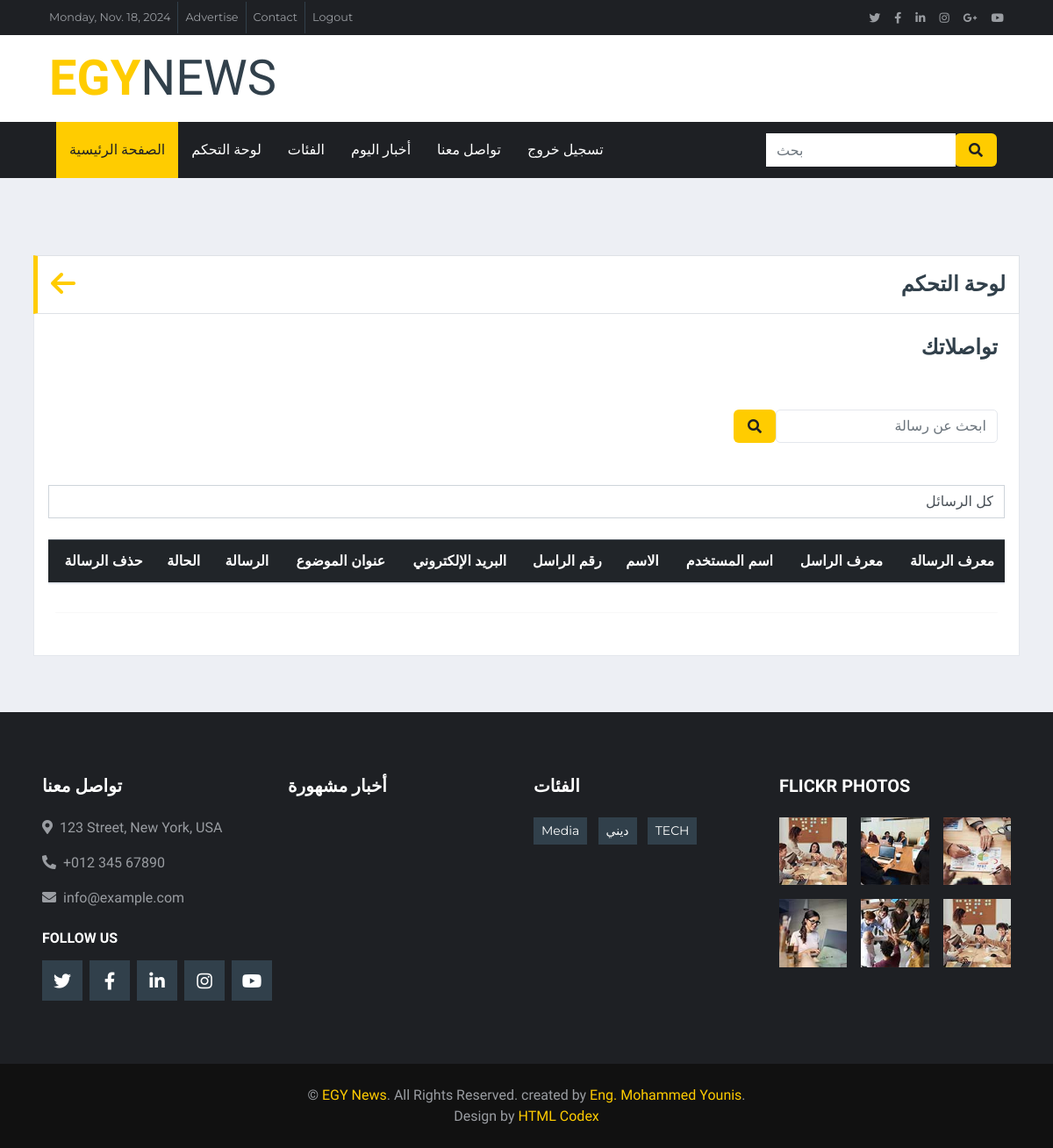
Screenshot of /messages/ (signed in) with the database file from the repository.
### PressApp/models.py (models this page shows, shortened)
class Category(models.Model):
    name = models.CharField(max_length=100, null=True, blank=True)
    photo = models.ImageField(upload_to='category/photos/', null=True, blank=True)

### PressApp/views.py (the view, shortened to what this page needs)
# urls.py: path('messages/', views.message, name='messages'),
def message(request):
    if request.user.is_authenticated and request.user.is_staff and not request.user.is_anonymous:
        now = timezone.now() + datetime.timedelta(hours=2)
        today = now.date()
        today_str = today.strftime("%A")
        categories = Category.objects.all()
        status = request.GET.get('status')
        if status == 'not_seen':
            contacts = Contact.objects.filter(is_viewd=False)
        elif status == 'seen':
            contacts = Contact.objects.filter(is_viewd=True)
        elif status == 'all' or not status:
            contacts = Contact.objects.all()
        context = {
            'status':status,
            'contacts': contacts,
            'today':today,
            'today_str':today_str,
            'categories':categories,
            }
        return render(request, 'message.html', context)

### templates/message.html (shortened to what this page needs)
{% extends 'base.html' %}
{% load static %}
{% block content %}
    <div class="container-fluid mt-5 pt-3">
        <div class="container text-right" dir="rtl">
            <div class="row">
                <div class="col-lg-12">
                    <div class="section-title mb-0 text-right" dir="rtl">
                        <h4 class="m-0 text-uppercase font-weight-bold" style="font-family: 'Kufam', sans-serif;">لوحة التحكم</h4><a href="{% url 'dashboard' %}"><i class="fa-solid fa-arrow-left" style="font-size:xx-large;"></i></a>
                    </div>
                    <div class="bg-white border border-top-0 p-4 mb-3">
                        <div class="mb-4">
                            <div class="mb-4 d-flex justify-content-between align-items-center">
                                <h4 class="text-uppercase font-weight-bold">تواصلاتك</h4>
                            </div>
                            <div>
                                <form action="{% url 'messages' %}" role="search" method="GET">
                                    <div class="input-group ml-auto" style="width: 100%; max-width: 300px;">
                                        <input type="text" class="form-control border" style="border-radius: 5px;" name="search-bar" type="search" placeholder="ابحث عن رسالة" aria-label="Search" id="search">
                                        <div class="input-group-append">
                                            <button class="input-group-text bg-primary text-dark border-0 px-3"><i
                                                    class="fa fa-search"></i></button>
                                        </div>
                                    </div>
                                </form>
                            </div>
                            <br><br>
                            <div class="row">
                                <div class="table-responsive" style="padding: 0px;">
                                    <form method="GET" action="">
                                    <select name="status" class="form-control">
                                        <option value="all" {% if status == 'all' %}selected{% endif %}>كل الرسائل</option>
                                    </select><br>
                                    </form>
                                    <table class="table table-striped table-hover main-content">
                                        <thead class="table-dark">
                                            <tr>
                                            <th scope="col">معرف الرسالة</th>
                                            <th scope="col">معرف الراسل</th>
                                            <th scope="col">اسم المستخدم</th>
                                            <th scope="col">الاسم</th>
                                            <th scope="col">رقم الراسل</th>
                                            <th scope="col">البريد الإلكتروني</th>
                                            <th scope="col">عنوان الموضوع</th>
                                            <th scope="col">الرسالة</th>
                                            <th scope="col">الحالة</th>
                                            <th scope="col">حذف الرسالة</th>
                                            </tr>
                                        </thead>
                                    </table>
                                </div>
                            </div>
                            <hr>
                        </div>
                    </div>
                </div>
            </div>
        </div>
    </div>
{% endblock %}

### templates/parts/footer.html (shortened to what this page needs)
    <div class="container-fluid bg-dark pt-5 px-sm-3 px-md-5 mt-5">
        <div class="row py-4">
            <div class="col-lg-3 col-md-6 mb-5">
                <h5 class="mb-4 text-white text-uppercase font-weight-bold">تواصل معنا</h5>
                <p class="font-weight-medium"><i class="fa fa-map-marker-alt mr-2"></i>123 Street, New York, USA</p>
                <p class="font-weight-medium"><i class="fa fa-phone-alt mr-2"></i>+012 345 67890</p>
                <p class="font-weight-medium"><i class="fa fa-envelope mr-2"></i>info@example.com</p>
                <h6 class="mt-4 mb-3 text-white text-uppercase font-weight-bold">Follow Us</h6>
                <div class="d-flex justify-content-start">
                    <a class="btn btn-lg btn-secondary btn-lg-square mr-2" href="#"><i class="fab fa-twitter"></i></a>
                    <a class="btn btn-lg btn-secondary btn-lg-square mr-2" href="#"><i class="fab fa-facebook-f"></i></a>
                    <a class="btn btn-lg btn-secondary btn-lg-square mr-2" href="#"><i class="fab fa-linkedin-in"></i></a>
                    <a class="btn btn-lg btn-secondary btn-lg-square mr-2" href="#"><i class="fab fa-instagram"></i></a>
                    <a class="btn btn-lg btn-secondary btn-lg-square" href="#"><i class="fab fa-youtube"></i></a>
                </div>
            </div>
            <div class="col-lg-3 col-md-6 mb-5">
                <h5 class="mb-4 text-white text-uppercase font-weight-bold">أخبار مشهورة</h5>
            </div>
            <div class="col-lg-3 col-md-6 mb-5">
                <h5 class="mb-4 text-white text-uppercase font-weight-bold">الفئات</h5>
                <div class="m-n1">
                    {% for cat in categories %}
                    <a href="{% url 'news_by_category' cat.name %}"class="btn btn-sm btn-secondary m-1">{{cat.name}}</a>
                    {% endfor %}
                </div>
            </div>
            <div class="col-lg-3 col-md-6 mb-5">
                <h5 class="mb-4 text-white text-uppercase font-weight-bold">Flickr Photos</h5>
                <div class="row">
                    <div class="col-4 mb-3">
                        <a href=""><img class="w-100" src="img/news-110x110-1.jpg" alt=""></a>
                    </div>
                    <div class="col-4 mb-3">
                        <a href=""><img class="w-100" src="img/news-110x110-2.jpg" alt=""></a>
                    </div>
                    <div class="col-4 mb-3">
                        <a href=""><img class="w-100" src="img/news-110x110-3.jpg" alt=""></a>
                    </div>
                    <div class="col-4 mb-3">
                        <a href=""><img class="w-100" src="img/news-110x110-4.jpg" alt=""></a>
                    </div>
                    <div class="col-4 mb-3">
                        <a href=""><img class="w-100" src="img/news-110x110-5.jpg" alt=""></a>
                    </div>
                    <div class="col-4 mb-3">
                        <a href=""><img class="w-100" src="img/news-110x110-1.jpg" alt=""></a>
                    </div>
                </div>
            </div>
        </div>
    </div>
    <div class="container-fluid py-4 px-sm-3 px-md-5" style="background: #111111;">
        <p class="m-0 text-center">&copy; <a href="#">EGY News</a>. All Rights Reserved. created by <a href="https://www.instagram.com/mohammed____tamer/">Eng. Mohammed Younis</a>.<br>
		Design by <a href="https://htmlcodex.com">HTML Codex</a></p>
    </div>

### rows the page displays
Category: name "Media"
Category: name "ديني"
Category: name "TECH"
